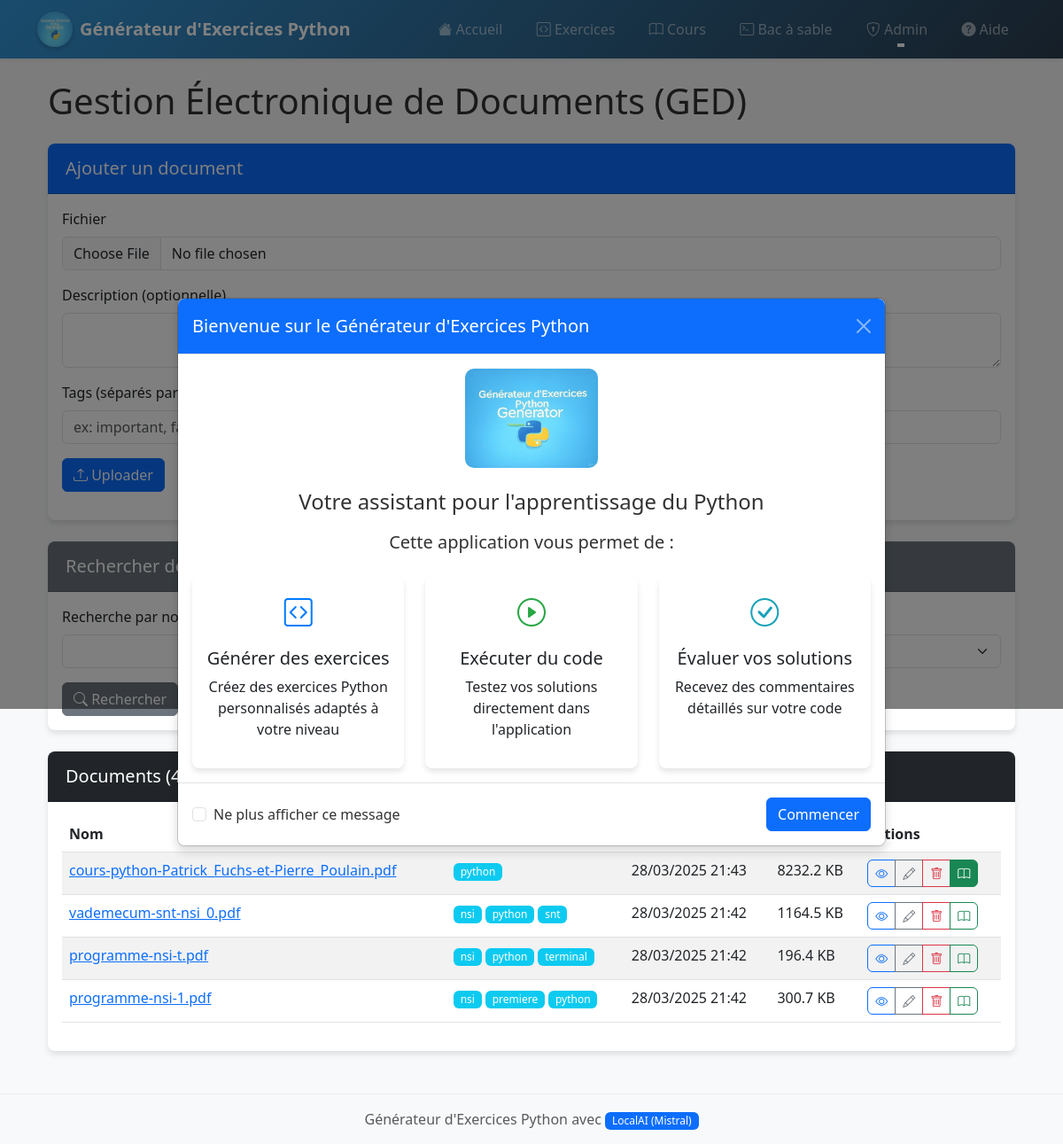
/ged, run on the app's committed database.
### models.py (models this page shows)
class Document(db.Model):
    id = db.Column(db.Integer, primary_key=True)
    nom_fichier = db.Column(db.String(255), nullable=False)
    nom_unique = db.Column(db.String(36), unique=True)  # UUID4
    date_upload = db.Column(db.DateTime, default=db.func.current_timestamp())
    taille_fichier = db.Column(db.Integer)  # Taille en octets
    type_mime = db.Column(db.String(100))  # Type MIME du fichier
    description = db.Column(db.Text)  # Description optionnelle
    user_id = db.Column(db.Integer)
    est_cours = db.Column(db.Boolean, default=False)  # Indique si le document est un cours
    tags = db.relationship('Tag', secondary='document_tags', backref='documents')

class Tag(db.Model):
    id = db.Column(db.Integer, primary_key=True)
    nom = db.Column(db.String(50), unique=True)

### routes/ged.py (the view)
    @app.route('/ged')
    def ged():
        documents = Document.query.order_by(Document.date_upload.desc()).all()
        tags = Tag.query.order_by(Tag.nom).all()
        return render_template('ged.html', documents=documents, tags=tags)

### templates/ged.html (shortened to what this page needs)
{% extends "layout.html" %}
{% block content %}
<div class="container">
    <h1 class="mb-4">Gestion Électronique de Documents (GED)</h1>
    <div class="card mb-4">
        <div class="card-header bg-primary text-white">
            <h5 class="mb-0">Ajouter un document</h5>
        </div>
        <div class="card-body">
            <form id="uploadForm" enctype="multipart/form-data">
                <div class="mb-3">
                    <label for="file" class="form-label">Fichier</label>
                    <input type="file" class="form-control" id="file" name="file" required>
                </div>
                <div class="mb-3">
                    <label for="description" class="form-label">Description (optionnelle)</label>
                </div>
                <div class="mb-3">
                    <label for="tags" class="form-label">Tags (séparés par des virgules)</label>
                </div>
                <button type="submit" class="btn btn-primary">
                    <i class="bi bi-upload"></i> Uploader
                </button>
            </form>
        </div>
    </div>
    <div class="card mb-4">
        <div class="card-header bg-secondary text-white">
            <h5 class="mb-0">Rechercher des documents</h5>
        </div>
        <div class="card-body">
            <form action="{{ url_for('search_documents') }}" method="get">
                <div class="row">
                    <div class="col-md-6 mb-3">
                        <label for="q" class="form-label">Recherche par nom</label>
                    </div>
                    <div class="col-md-6 mb-3">
                        <label for="tag" class="form-label">Filtrer par tag</label>
                    </div>
                </div>
                <button type="submit" class="btn btn-secondary">
                    <i class="bi bi-search"></i> Rechercher
                </button>
            </form>
        </div>
    </div>
    <div class="card">
        <div class="card-header bg-dark text-white">
            <h5 class="mb-0">Documents ({{ documents|length }})</h5>
        </div>
        <div class="card-body">
            {% if documents %}
            <div class="table-responsive">
                <table class="table table-striped table-hover">
                    <thead>
                        <tr>
                            <th>Nom</th>
                            <th>Tags</th>
                            <th>Date d'upload</th>
                            <th>Taille</th>
                            <th>Actions</th>
                        </tr>
                    </thead>
                    <tbody>
                        {% for document in documents %}
                        <tr>
                            <td>
                                <a href="{{ url_for('view_document', document_id=document.id) }}" target="_blank">
                                    {{ document.nom_fichier }}
                                </a>
                            </td>
                            <td>
                                {% for tag in document.tags %}
                                <a href="{{ url_for('search_documents', tag=tag.nom) }}" class="badge bg-info text-decoration-none">
                                    {{ tag.nom }}
                                </a>
                                {% endfor %}
                            </td>
                            <td>{{ document.date_upload.strftime('%d/%m/%Y %H:%M') }}</td>
                            <td>{{ (document.taille_fichier / 1024)|round(1) }} KB</td>
                            <td>
                                <div class="btn-group">
                                    <a href="{{ url_for('view_document', document_id=document.id) }}" class="btn btn-sm btn-outline-primary" target="_blank" title="Voir">
                                        <i class="bi bi-eye"></i>
                                    </a>
                                    <a href="{{ url_for('edit_document', document_id=document.id) }}" class="btn btn-sm btn-outline-secondary" title="Modifier">
                                        <i class="bi bi-pencil"></i>
                                    </a>
                                    <button type="button" class="btn btn-sm btn-outline-danger" data-bs-toggle="modal" data-bs-target="#deleteModal{{ document.id }}" title="Supprimer">
                                        <i class="bi bi-trash"></i>
                                    </button>
                                    <button type="button" class="btn btn-sm {% if document.est_cours %}btn-success{% else %}btn-outline-success{% endif %} toggle-cours-btn" data-document-id="{{ document.id }}" title="{% if document.est_cours %}Retirer des cours{% else %}Ajouter aux cours{% endif %}">
                                        <i class="bi bi-book"></i>
                                    </button>
                                </div>
                            </td>
                        </tr>
                        {% endfor %}
                    </tbody>
                </table>
            </div>
            {% else %}
            <div class="alert alert-info">
                <i class="bi bi-info-circle"></i> Aucun document trouvé.
            </div>
            {% endif %}
        </div>
    </div>
</div>
{% endblock %}

### templates/layout.html (shortened to what this page needs)
<!DOCTYPE html>
<html lang="fr">
<head>
    <link rel="stylesheet" href="https://cdn.jsdelivr.net/npm/bootstrap@5.3.0/dist/css/bootstrap.min.css">
    <link rel="stylesheet" href="https://cdn.jsdelivr.net/npm/bootstrap-icons@1.11.0/font/bootstrap-icons.css">
    <link rel="stylesheet" href="{{ url_for('static', filename='style.css') }}">
    <link rel="stylesheet" href="https://cdnjs.cloudflare.com/ajax/libs/codemirror/5.65.2/codemirror.min.css">
    <link rel="stylesheet" href="https://cdnjs.cloudflare.com/ajax/libs/codemirror/5.65.2/theme/monokai.min.css">
</head>
<body>
<nav class="navbar navbar-expand-lg navbar-dark bg-gradient shadow-sm">
    <div class="container">
        <a class="navbar-brand d-flex align-items-center" href="/">
            <img src="{{ url_for('static', filename='logo.jpg') }}" alt="Logo" width="40" height="40" class="d-inline-block align-text-top me-2 rounded-circle">
            <span class="fw-bold">Générateur d'Exercices Python</span>
        </a>
        <div class="collapse navbar-collapse" id="navbarNav">
            <ul class="navbar-nav ms-auto">
                <li class="nav-item">
                    <a class="nav-link" href="/" data-bs-toggle="tooltip" data-bs-placement="bottom" title="Page d'accueil">
                        <i class="bi bi-house-fill"></i> Accueil
                    </a>
                </li>
                <li class="nav-item">
                    <a class="nav-link" href="/exercices" data-bs-toggle="tooltip" data-bs-placement="bottom" title="Générateur d'exercices Python">
                        <i class="bi bi-code-square"></i> Exercices
                    </a>
                </li>
                <li class="nav-item">
                    <a class="nav-link" href="/cours" data-bs-toggle="tooltip" data-bs-placement="bottom" title="Bibliothèque de cours">
                        <i class="bi bi-book"></i> Cours
                    </a>
                </li>
                <li class="nav-item">
                    <a class="nav-link" href="/sandbox" data-bs-toggle="tooltip" data-bs-placement="bottom" title="Environnement d'expérimentation Python">
                        <i class="bi bi-terminal"></i> Bac à sable
                    </a>
                </li>
                <li class="nav-item dropdown">
                    <a class="nav-link dropdown-toggle" href="#" id="adminDropdown" role="button" data-bs-toggle="dropdown" aria-expanded="false" title="Fonctions d'administration">
                        <i class="bi bi-shield-lock"></i> Admin
                    </a>
                </li>
                <li class="nav-item">
                    <a class="nav-link" href="#" data-bs-toggle="modal" data-bs-target="#helpModal">
                        <i class="bi bi-question-circle-fill"></i> Aide
                    </a>
                </li>
            </ul>
        </div>
    </div>
</nav>
    <div class="container mt-4">
        {% block content %}{% endblock %}
    </div>
    <footer class="footer mt-5 py-3 bg-light">
        <div class="container text-center">
            <span class="text-muted">
                Générateur d'Exercices Python avec
                {% if ai_provider == 'gemini' %}
                    <span class="badge bg-info">Google Gemini</span>
                {% elif ai_provider == 'mistral' %}
                    <span class="badge bg-warning">Mistral Codestral</span>
                {% else %}
                    <span class="badge bg-primary">LocalAI (Mistral)</span>
                {% endif %}
            </span>
        </div>
    </footer>
    <div class="modal fade" id="welcomeModal" tabindex="-1" aria-labelledby="welcomeModalLabel" aria-hidden="true">
        <div class="modal-dialog modal-lg modal-dialog-centered">
            <div class="modal-content">
                <div class="modal-header bg-primary text-white">
                    <h5 class="modal-title" id="welcomeModalLabel">Bienvenue sur le Générateur d'Exercices Python</h5>
                    <button type="button" class="btn-close btn-close-white" data-bs-dismiss="modal" aria-label="Close"></button>
                </div>
                <div class="modal-body text-center">
                    <img src="{{ url_for('static', filename='logo.jpg') }}" alt="Logo" class="img-fluid mb-4" style="max-width: 150px; border-radius: 10px;">
                    <h4 class="mb-3">Votre assistant pour l'apprentissage du Python</h4>
                    <p class="lead">Cette application vous permet de :</p>
                    <div class="row mt-4">
                        <div class="col-md-4">
                            <div class="card h-100 border-primary mb-3">
                                <div class="card-body text-center">
                                    <i class="bi bi-code-square text-primary" style="font-size: 2rem;"></i>
                                    <h5 class="card-title mt-3">Générer des exercices</h5>
                                    <p class="card-text">Créez des exercices Python personnalisés adaptés à votre niveau</p>
                                </div>
                            </div>
                        </div>
                        <div class="col-md-4">
                            <div class="card h-100 border-success mb-3">
                                <div class="card-body text-center">
                                    <i class="bi bi-play-circle text-success" style="font-size: 2rem;"></i>
                                    <h5 class="card-title mt-3">Exécuter du code</h5>
                                    <p class="card-text">Testez vos solutions directement dans l'application</p>
                                </div>
                            </div>
                        </div>
                        <div class="col-md-4">
                            <div class="card h-100 border-info mb-3">
                                <div class="card-body text-center">
                                    <i class="bi bi-check-circle text-info" style="font-size: 2rem;"></i>
                                    <h5 class="card-title mt-3">Évaluer vos solutions</h5>
                                    <p class="card-text">Recevez des commentaires détaillés sur votre code</p>
                                </div>
                            </div>
                        </div>
                    </div>
                </div>
                <div class="modal-footer">
                    <div class="form-check me-auto">
                        <input class="form-check-input" type="checkbox" value="" id="dontShowAgain">
                        <label class="form-check-label" for="dontShowAgain">
                            Ne plus afficher ce message
                        </label>
                    </div>
                    <button type="button" class="btn btn-primary" data-bs-dismiss="modal">Commencer</button>
                </div>
            </div>
        </div>
    </div>
</body>
</html>

### static/style.css (style rules this page uses)
:root { --primary-color: #3498db; --secondary-color: #2c3e50; --accent-color: #e74c3c; --success-color: #2ecc71; --warning-color: #f39c12; --info-color: #3498db; --light-color: #ecf0f1; --dark-color: #2c3e50; --transition-speed: 0.3s; --box-shadow: 0 4px 6px rgba(0, 0, 0, 0.1); --hover-shadow: 0 6px 12px rgba(0, 0, 0, 0.15); }
body { font-family: 'Segoe UI', Tahoma, Geneva, Verdana, sans-serif; background-color: #f8f9fa; color: #333; transition: background-color var(--transition-speed); }
.navbar { box-shadow: 0 2px 10px rgba(0, 0, 0, 0.1); transition: all var(--transition-speed); }
.navbar.bg-gradient { background: linear-gradient(135deg, var(--primary-color), var(--secondary-color)) !important; }
.navbar-brand { font-weight: 700; transition: transform var(--transition-speed); }
.navbar-brand img { transition: transform var(--transition-speed); box-shadow: 0 2px 5px rgba(0, 0, 0, 0.2); }
.nav-link { position: relative; transition: all var(--transition-speed); border-radius: 4px; padding: 0.5rem 1rem !important; margin: 0 0.2rem; }
.nav-link::after { content: ''; position: absolute; bottom: 0; left: 50%; width: 0; height: 2px; background-color: white; transition: all var(--transition-speed); transform: translateX(-50%); }
.footer { margin-top: 2rem; padding: 1rem 0; background-color: var(--light-color); border-top: 1px solid #e9ecef; transition: all var(--transition-speed); }
.footer .badge { transition: all var(--transition-speed); }
.card { box-shadow: var(--box-shadow); border: none; margin-bottom: 1.5rem; transition: all var(--transition-speed); border-radius: 0.5rem; overflow: hidden; }
.card-header { font-weight: 600; padding: 1rem 1.25rem; }
.card { animation: fadeIn 0.5s ease-out; }
.form-label { font-weight: 500; transition: all var(--transition-speed); }
.form-select, .form-control { transition: all var(--transition-speed); border-radius: 0.375rem; }
.btn { transition: all var(--transition-speed); border-radius: 0.375rem; position: relative; overflow: hidden; }
.btn::after { content: ''; position: absolute; top: 50%; left: 50%; width: 5px; height: 5px; background: rgba(255, 255, 255, 0.5); opacity: 0; border-radius: 100%; transform: scale(1, 1) translate(-50%, -50%); transform-origin: 50% 50%; }
.badge { transition: all var(--transition-speed); font-weight: 500; }
.modal-content { border-radius: 0.5rem; box-shadow: var(--hover-shadow); }
.modal-header { border-top-left-radius: 0.5rem; border-top-right-radius: 0.5rem; }
.modal-footer { border-bottom-left-radius: 0.5rem; border-bottom-right-radius: 0.5rem; }
.text-success { color: #28a745 !important; font-weight: 500; }
.text-info { color: #17a2b8 !important; font-weight: 500; }
.text-primary { color: #007bff !important; font-weight: 500; }

### data on the page
Document: nom_fichier "cours-python-Patrick_Fuchs-et-Pierre_Poulain.pdf", date_upload "28/03/2025 21:43", (document.taille_fichier/1024)|round(1) "8232.2"
Tag: nom "python"
Document: nom_fichier "vademecum-snt-nsi_0.pdf", date_upload "28/03/2025 21:42", (document.taille_fichier/1024)|round(1) "1164.5"
Tag: nom "nsi"
Tag: nom "snt"
Document: nom_fichier "programme-nsi-t.pdf", date_upload "28/03/2025 21:42", (document.taille_fichier/1024)|round(1) "196.4"
Tag: nom "terminal"
Document: nom_fichier "programme-nsi-1.pdf", date_upload "28/03/2025 21:42", (document.taille_fichier/1024)|round(1) "300.7"
Tag: nom "premiere"

### other printed values
{{ documents|length }} "4"
